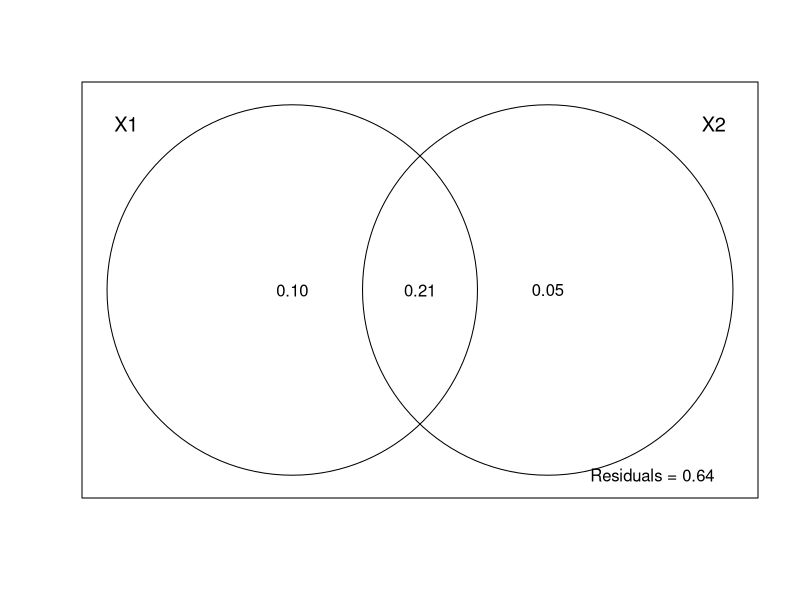
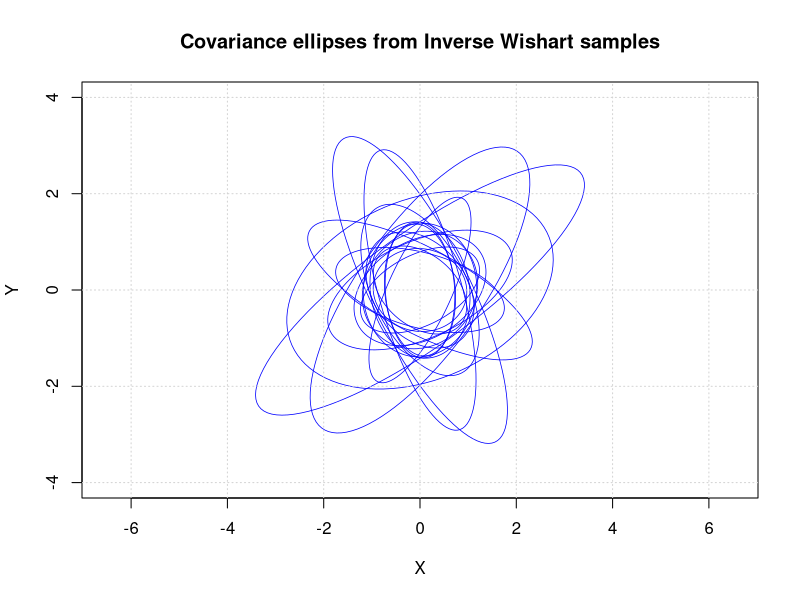

Here is the R script that generated these plots, in order:
#walk through of likelihood ratio testing

#example of binomial distribution
#imagine fieldwork, plant sampling  in an area with wilt outbreak
#out of 50 plants, 42 have the disease

# Write a small function to calculate the probability of a specific outcome
likelihood_fun <- function(k, n, p)
{
  # Calculate the likelihood using the formula
  lik <- choose(n, k) * (p^k) * ((1.0 - p)^(n - k))
  
  # Return the result
  return(lik)
}


#---------------------Variance Partitioning Example

# Load the vegan library
library(vegan)
# Load the mite dataset
data(mite) #35 species, 70 sites
data(mite.env) #env variables for each of the 70 sites 
data(mite.xy) #geographical coordinates of 70 sites


# Create tables and consider a Hellinger transformation
Y <- decostand(mite, method="hellinger")#this takes square root of site proportions
                    #Y = species abundance matrix
X <- mite.env[,1:2] #X = env
W <- mite.xy        #W = spatial (geographical coordinates)

View(cbind(X,W))

#multivariate extension of lm
#if Y had a single variable, same result as lm()
rda_xw <- rda(Y, cbind(X, W)) #A + B + C
#cbind here just combines X and Y
rda_x <- rda(Y, X)            #A + B
rda_w <- rda(Y, W)            #B + C


# Compute the adjusted R2 values
abc_frac <- RsquareAdj(rda_xw)$adj.r.squared
ab_frac <- RsquareAdj(rda_x)$adj.r.squared
bc_frac <- RsquareAdj(rda_w)$adj.r.squared

# Compute the adjusted R2 values
a_frac <- abc_frac - bc_frac
c_frac <- abc_frac - ab_frac
b_frac <- ab_frac - a_frac
d_frac <- 1.0 - abc_frac
#
c(a_frac, c_frac, b_frac, d_frac) #manually

# Compute the adjusted R2 values
varpart(Y, X, W)$part$indfract[,3] #gives the same!
#stuff after $is just to clarify it for me... without it
#varpart summary is very complicated

# Plot the fractions of variation
plot(varpart(Y, X, W))

#in my case, replace spatial variables by phylogenetic PCS
#i.e. W = phylo PCs




#-- MCMC tutorial
# For riwish function, you need
library(MCMCpack)
# For the covariance ellipses, you need
library(ellipse)

# Parameters for the Inverse Wishart distribution

#we will use inverse wishart prior for the phylogeny!!
#

# nu (v): degrees of freedom, needs to be > dim(Psi) or R will throw a fit
# for weak prior, v will be similar to number of species
# Psi (S): Scale matrix, can be anything so long as it is positive semidefinite
# positive semidefinite = eigenvalues non negative (0 or positive)
# for weak prior, psi will be similar to identity matrix (i.e. star tree)
nu <- 5 + 0.001
Psi <- matrix(c(1, 0.01, 0.01, 1), nrow=2, ncol=2)

# Sample 100 covariance matrices from the parametrized Inverse Wishart distribution
n_samples <- 100
samples <- replicate(n_samples, riwish(nu, Psi), simplify = FALSE)

# Begin with empty plot
plot(NA,
     xlim=c(-4,4),
     ylim=c(-4,4),
     xlab="X",
     ylab="Y",
     main="Covariance ellipses from Inverse Wishart samples",
     asp=1)
# Add the first 20 ellipses (you can change this value, so long as it remains
# <= n_samples)
for(i in 1:20){
  lines(ellipse(samples[[i]],
                centre=c(0,0),
                level=0.95),
        col="blue",
        lwd=0.75,
        lty=1)
}
# Add grid for ... prettiness
grid()

#mess with parameters: covariance ellipses 
#can be big and different each time they're plotted 

#sample for generating matrices with every possible combination
expand.grid()
#this will have x from 1 to 3 with each associated to 20 and 21
#6 x 2 matrix
expand.grid(x = 1:3, y = 20:21)
#this will come in handy, as opposed to having multiple scripts


#lost code where we looked at phylogenies with generated data
#according to lambda
